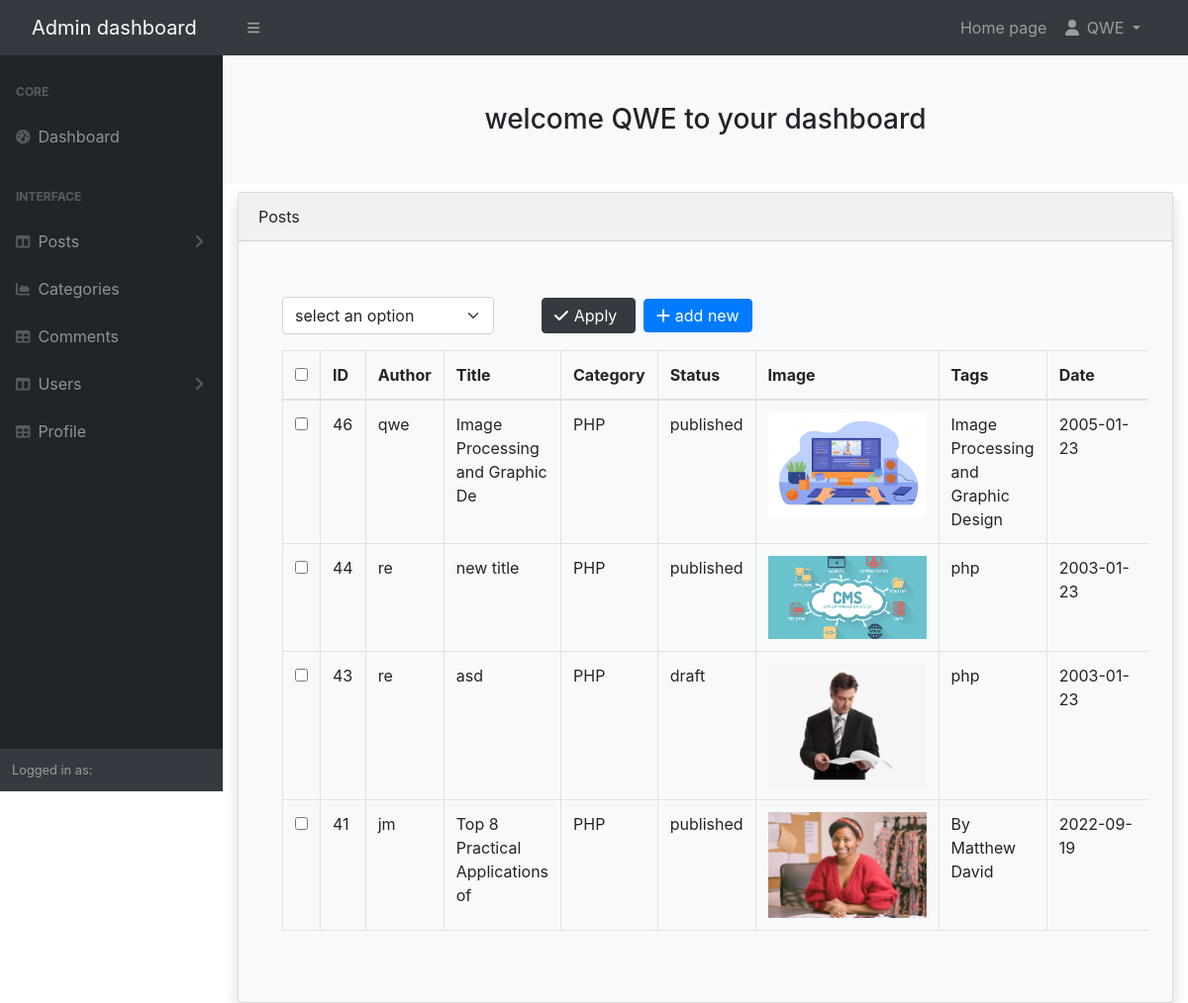
Page /admin/posts.php (signed in) on the committed database.
### tables this page shows
CREATE TABLE IF NOT EXISTS `posts` (
  `post_id` int(3) NOT NULL AUTO_INCREMENT,
  `post_cat_id` int(3) NOT NULL,
  `post_title` varchar(255) NOT NULL,
  `post_author` varchar(255) DEFAULT NULL,
  `post_user` varchar(11) NOT NULL,
  `post_date` date NOT NULL,
  `post_image` text NOT NULL,
  `post_content` text NOT NULL,
  `post_tags` varchar(255) NOT NULL,
  `post_comment_count` int(11) NOT NULL DEFAULT '0',
  `post_status` varchar(255) NOT NULL DEFAULT 'draft',
  `post_view_count` int(11) NOT NULL DEFAULT '0',
  PRIMARY KEY (`post_id`)
);

CREATE TABLE IF NOT EXISTS `categories` (
  `cat_id` int(3) NOT NULL AUTO_INCREMENT,
  `cat_title` varchar(255) NOT NULL,
  PRIMARY KEY (`cat_id`)
);

### admin/inc/view_all_posts.php (the view, shortened to what this page needs)
<?php if (isset($_SESSION['user_role']) && $_SESSION['user_role'] == 'admin') : ?>
    <?php include 'inc/footer.php'; ?>
    <form action="" method="post">
        <div class="card-body" style="overflow-x: scroll;">
            <div class="d-flex justify-content-start align-items-center mb-3 mt-3">
                <select class="form-select  w-25 me-5" aria-label="Default select example" name="bulk_options">
                    <option class="dropdown-item" value="">select an option</option>
                </select>
                <div class="btn btn-dark me-2 d-flex justify-content-start align-items-center pt-1 pb-1">
                    <i class="fa-solid fa-check p-0"></i>
                    <input class="bg-dark border-0 text-white" type="submit" value="Apply">
                </div>
                <a class="btn btn-primary pt-1 pb-1" href="posts.php?source=add_post"><i class="fa-solid fa-plus"></i> add new </a>
            </div>
            <table class="table table-bordered table-hover">
                <thead>
                    <tr>
                        <th scope="col"><input type="checkbox" id="{selectAllBoxex}"></th>
                        <th scope="col">ID</th>
                        <th scope="col">Author</th>
                        <th scope="col">Title</th>
                        <th scope="col">Category</th>
                        <th scope="col">Status</th>
                        <th scope="col">Image</th>
                        <th scope="col" style="width: 154px;">Tags</th>
                        <th scope="col" style="min-width: 107px;">Date</th>
                    </tr>
                </thead>
                <tbody>
                    <?php
                    $query = "SELECT * FROM posts ORDER BY post_id DESC";
                    $stat = $conn->query($query);
                    $result = $stat->fetchAll(PDO::FETCH_ASSOC);
                    foreach ($result as $post) {
                        $post_id = $post['post_id'];
                        $post_user = $post['post_user'];
                        $post_author = $post['post_author'];
                        $post_title = $post['post_title'];
                        $post_cat_id = $post['post_cat_id'];
                        $post_status = $post['post_status'];
                        $post_image = $post['post_image'];
                        $post_tags = $post['post_tags'];
                        $post_date = $post['post_date'];
                        echo "<tr>";
                    ?>
                        <td><input type='checkbox' class='checkBoxes' name='checkBoxArray[]' value='<?= $post_id ?>'></td>
                    <?php
                        echo "<td>$post_id</td>";
                        if (isset($post_author) || !empty($post_author)) {
                            echo "<td>$post_author</td>";
                        } elseif (isset($post_user) || !empty($post_user)) {
                            echo "<td>$post_user</td>";
                        }
                        echo substr("<td>$post_title</td>", 0, 35);
                        $query = "SELECT * FROM categories WHERE cat_id = $post_cat_id";
                        $stat = $conn->query($query);
                        $result = $stat->fetchAll(PDO::FETCH_ASSOC);
                        foreach ($result as $cat) {
                            $cat_title = $cat['cat_title'];
                            echo "<td>$cat_title</td>";
                        }
                        echo "<td>$post_status</td>";
                        echo "<td><img class='img-fluid' src='../images/$post_image' style='max-width: 160px;'></td>";
                        echo "<td>$post_tags</td>";
                        echo  "<td>$post_date</td>";
                        echo "</tr>";
                    } ?>
                </tbody>
            </table>
        </div>
    </form>
<?php else : ?>
    <?php
    header('Location:../index.php');
    ?>
<?php endif ?>

### rows in the picture
posts: post_id "46", post_user "qwe", post_title "Image Processing and Graphic De", post_status "published", post_image (picture), post_tags "Image Processing and Graphic Design", post_date "2005-01-23"
categories: cat_title "PHP"
posts: post_id "44", post_user "re", post_title "new title", post_status "published", post_image (picture), post_tags "php", post_date "2003-01-23"
posts: post_id "43", post_user "re", post_title "asd", post_status "draft", post_image (picture), post_tags "php", post_date "2003-01-23"
posts: post_id "41", post_user "jm", post_title "Top 8 Practical Applications of", post_status "published", post_image (picture), post_tags "By Matthew David", post_date "2022-09-19"

### other values in the picture
$_SESSION['username'] "QWE"
